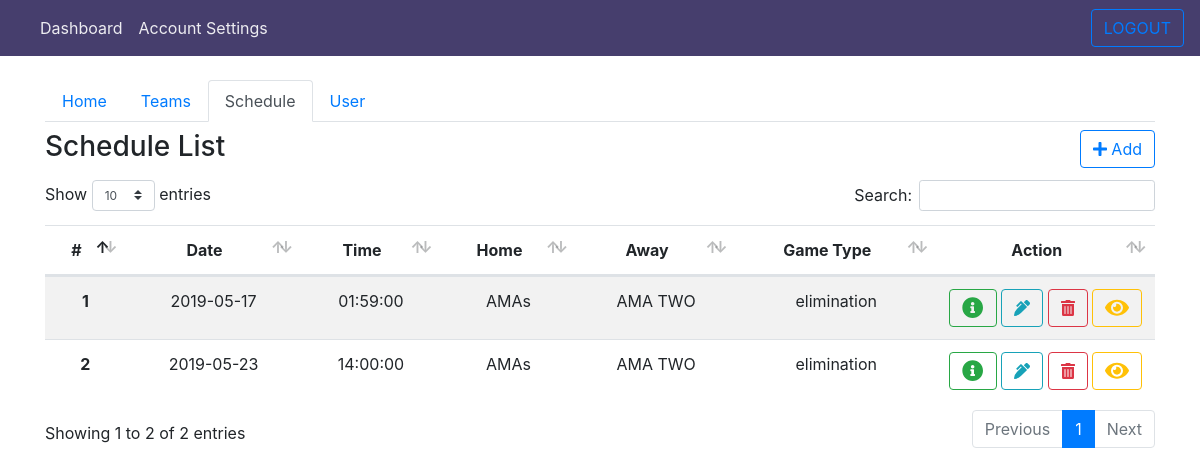
The app's page /admin/schedule.php?tourID=3 with its own data.
### tables this page shows
CREATE TABLE `schedule` (
  `id` int(255) NOT NULL,
  `teamone_id` int(255) NOT NULL,
  `teamtwo_id` int(255) NOT NULL,
  `date` date NOT NULL,
  `time` time NOT NULL,
  `game_type` enum('elimination','finals') NOT NULL DEFAULT 'elimination',
  `tour_id` int(11) NOT NULL
);

CREATE TABLE `teams` (
  `id` int(255) NOT NULL,
  `name` varchar(255) NOT NULL,
  `coach` varchar(255) NOT NULL,
  `tour_id` int(255) NOT NULL
);

### admin/schedule.php (the view, shortened to what this page needs)
<?php
$tourID = $_GET["tourID"];
include("../includes/db.php");
?>
<!DOCTYPE html>
<html>
<head>
    <link rel="stylesheet" href="../css/bootstrap.css">
    <link rel="stylesheet" href="../css/style3.css">
    <link rel="stylesheet" href="../css/fonts/navfont.css">
    <link rel="stylesheet" href="../css/jquery.mCustomScrollbar.min.css">
    <link rel="stylesheet" type="text/css" href="../css/datatables.css"/>
</head>
<body>
<nav class="navbar navbar-expand-lg navbar-light">
    <div class="collapse navbar-collapse" id="navbarSupportedContent">
        <ul class="navbar-nav mr-auto">
            <li class="nav-item active">
                <a class="nav-link" href="dashboard.php">Dashboard <span class="sr-only">(current)</span></a>
            </li>
            <li class="nav-item active">
                <a class="nav-link" href="account_settings.php">Account Settings</a>
            </li>
        </ul>
        <a href="../includes/logout_function.php?logout" class="btn btn-outline-primary">LOGOUT</a>
    </div>
</nav>
<div class="container mt-2">
    <ul class="nav nav-tabs mb-2">
        <li class="nav-item">
            <a class="nav-link" href="dashboard.php">Home</a>
        </li>
        <li class="nav-item">
            <a class="nav-link" href="team.php?tourID=<?php echo $tourID?>">Teams</a>
        </li>
        <li class="nav-item">
            <a class="nav-link active" href="schedule.php?tourID=<?php echo $tourID?>">Schedule</a>
        </li>
        <li class="nav-item">
            <a class="nav-link" href="user.php?tourID=<?php echo $tourID?>">User</a>
        </li>
    </ul>
    <div class="row mb-2">
        <div class="col">
            <h3>Schedule List</h3>
        </div>
        <div class="col">
            <a href="#" class="btn btn-outline-primary"  style="float:right" data-toggle="modal" data-target="#add" id="add-btn">
                <i class="fas fa-plus"></i> Add
            </a>
        </div>
    </div>
    <table class="table table-striped text-center" id="sched-table">
        <thead>
            <tr>
                <th scope="col">#</th>
                <th scope="col">Date</th>
                <th scope="col">Time</th>
                <th scope="col">Home</th>
                <th scope="col">Away</th>
                <th scope="col">Game Type</th>
                <th scope="col">Action</th>
            </tr>
        </thead>
        <tbody>
             <?php
                $sql = "SELECT * FROM schedule WHERE tour_id = '$tourID'";
                $result = mysqli_query($conn, $sql);
                $count = 1;
                while ($row = mysqli_fetch_array($result)){
                    $teamOneID = $row["teamone_id"];
                    $teamTwoID = $row["teamtwo_id"];
                    $sql = "SELECT name FROM teams WHERE id = $teamOneID OR id = $teamTwoID";
                    $res = mysqli_query($conn, $sql);
                    $data[] = mysqli_fetch_assoc($res);
                    $data[] = mysqli_fetch_assoc($res);
                    echo '<tr>
                            <th scope="row">'.$count++.'</th>
                            <td>'.$row["date"].'</td>
                            <td>'.$row["time"].'</td>
                            <td>'.$data[0]["name"].'</td>
                            <td>'.$data[1]["name"].'</td>
                            <td>'.$row["game_type"].'</td>
                            <td>
                                <button class="btn btn-outline-success" data-toggle="modal" data-target="#view-info">
                                    <i class="fas fa-info-circle fa-lg"></i>
                                </button>
                                <button class="btn btn-outline-info edit-btn" data-toggle="modal" data-target="#add" data-id="'.$row["id"].'">
                                    <i class="fas fa-pen-alt"></i>
                                </button>
                                <button class="btn btn-outline-danger delete-btn" data-toggle="modal" data-target="#delete"
                                data-id="'.$row["id"].'">
                                    <i class="fas fa-trash-alt"></i>
                                </button>
                                <a href="player.php?tourID='.$row["tour_id"].'&teamID='.$row["id"].'" class="btn btn-outline-warning">
                                    <i class="fas fa-eye fa-lg"></i>
                                </a>
                            </td>
                        </tr>';
                }
            ?>
        </tbody>
    </table>
</div>
</body>
</html>

### css/style3.css (style rules this page uses)
.navbar-light { background-color: #463e6d; }

### records on screen
schedule: date "2019-05-17", time "01:59:00", teamone.name "AMAs", teamtwo.name "AMA TWO", game_type "elimination"
schedule: date "2019-05-23", time "14:00:00", teamone.name "AMAs", teamtwo.name "AMA TWO", game_type "elimination"
